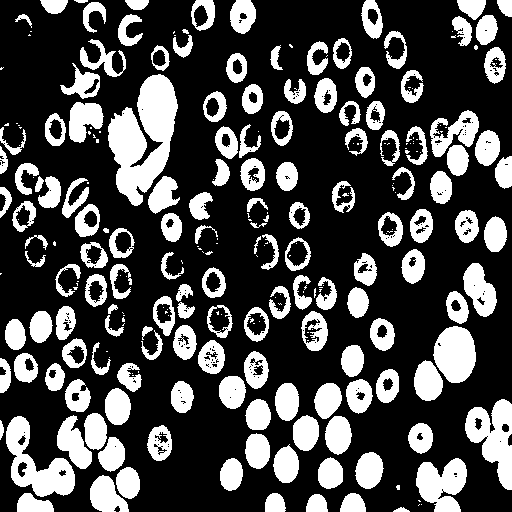
#> input picture M2/AdvancedImageProcessing/TP-morpho/Images/cellbin.bmp, 512 x 512 px
$ python tp_morpho.py   (older library calls are emulated)
#> lines starting #> are read from the running program, lines starting #| are printed output that depends on the picture; after the words box and inside, x2 and y2 are one past the last pixel; in counts of white or black regions, pixels touching at a corner belong together
#!/usr/bin/env python3
# -*- coding: utf-8 -*-
"""
Created on Tue Sep  4 10:23:50 2018
Modified Oct 2020, Oct 2021, Oct 2023

@author: Said Ladjal,Isabelle Bloch
"""


#%% SECTION 1 -- inclusion of packages


import numpy as np
import platform
import tempfile
import os
import matplotlib.pyplot as plt
from scipy import ndimage as ndi
from skimage import io as skio
import sys

import skimage.morphology as morpho
from skimage.segmentation import watershed
from skimage.draw import line
import skimage.feature as skf
from scipy import ndimage as ndi
from PIL import Image

#%% SECTION 2 -- Useful functions
path="./Images/"

# [76 lines left out: functions viewimage, viewimage_color, not called in this run]


def strel(forme,taille,angle=45):#form =shape || taille = size
    #size of SE:disk = radius
    #           square = length of each side 3x3 => radius of 1
    """renvoie un element structurant de forme
     'diamond'  boule de la norme 1 fermee de rayon taille
     'disk'     boule de la norme 2 fermee de rayon taille
     'square'   carre de cote taille (il vaut mieux utiliser taille=impair)
     'line'     segment de langueur taille et d'orientation angle (entre 0 et 180 en degres)
      (Cette fonction n'est pas standard dans python)
    """

    if forme == 'diamond':
        return morpho.diamond(taille)
    if forme == 'disk':
        return morpho.disk(taille)
    if forme == 'square':
        return morpho.square(taille)
    if forme == 'line':
        angle=int(-np.round(angle))
        angle=angle%180
        angle=np.float32(angle)/180.0*np.pi
        x=int(np.round(np.cos(angle)*taille))
        y=int(np.round(np.sin(angle)*taille))
        if x**2+y**2 == 0:
            if abs(np.cos(angle))>abs(np.sin(angle)):
                x=int(np.sign(np.cos(angle)))
                y=0
            else:
                y=int(np.sign(np.sin(angle)))
                x=0
        rr,cc=line(0,0,y,x)
        rr=rr-rr.min()
        cc=cc-cc.min()
        img=np.zeros((rr.max()+1,cc.max()+1) )
        img[rr,cc]=1
        return img
    raise RuntimeError('Erreur dans fonction strel: forme incomprise')


# [15 lines left out: function couleurs_alea, not called in this run]

def gris_depuis_couleur(im):
    """ Transforme une image couleur en image a niveaux de gris"""
    return im[:,:,:3].sum(axis=2)/3

#%% SECTION 3 -- Examples of functions for this work

# Binary images
im=skio.imread(path+'cellbin.bmp')
#> im: shape (512, 512) bool; 29.1% white; 270 white regions (119 under 20 px), largest, box (x1, y1, x2, y2) and area: (108, 74, 178, 206) 5286, (6, 416, 75, 497) 2464, (465, 399, 512, 490) 2336
# [9 lines of commented-out code are left out]

plt.imshow(im,cmap="gray",vmin=0, vmax=255)
#viewimage(im) #- Utilisable à la place de plt.imshow si Gimp est installé.

se=strel('square',4)

# dilation
dil=morpho.dilation(im,se)
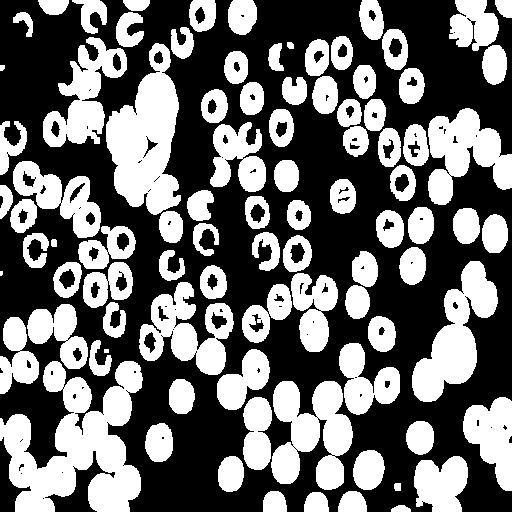
#> dil: shape (512, 512) bool; 42.4% white; 91 white regions (1 under 20 px), largest, box (x1, y1, x2, y2) and area: (0, 361, 143, 512) 11796, (106, 43, 181, 215) 7647, (271, 381, 353, 490) 5559
plt.imshow(dil,cmap="gray",vmin=0, vmax=255)
plt.show()
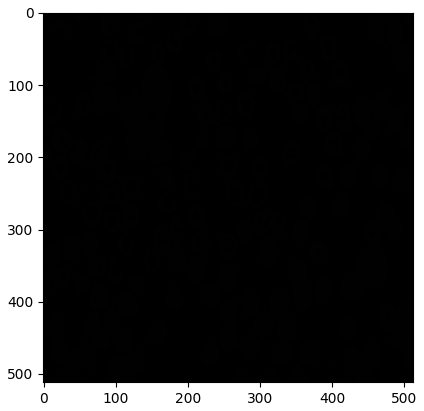
#> figure drawn by matplotlib, 1 panel
sys.exit()
#> (the program exits here)

$ run again, with M2/AdvancedImageProcessing/TP-morpho/Images/cafe.bmp copied over M2/AdvancedImageProcessing/TP-morpho/Images/cellbin.bmp
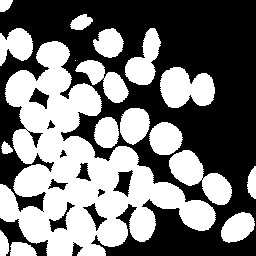
#> input picture M2/AdvancedImageProcessing/TP-morpho/Images/cafe.bmp, 256 x 256 px
#> im: shape (256, 256) bool; 46.2% white; 18 white regions (1 under 20 px), largest, box (x1, y1, x2, y2) and area: (0, 41, 216, 256) 19081, (160, 67, 215, 108) 1652, (169, 150, 232, 205) 1634
#> `dil=morpho.dilation(im,se)`:
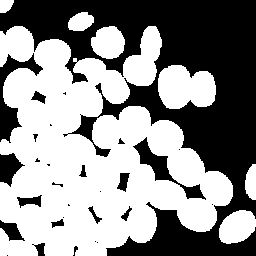
#> dil: shape (256, 256) bool; 55.8% white; 29 black regions (12 under 20 px), largest, box (x1, y1, x2, y2) and area: (0, 0, 256, 256) 25290, (0, 53, 43, 143) 1100, (133, 137, 206, 200) 926
#> `plt.show()`:
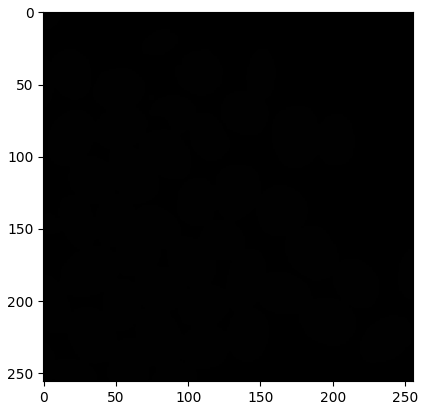
#> figure drawn by matplotlib, 1 panel
